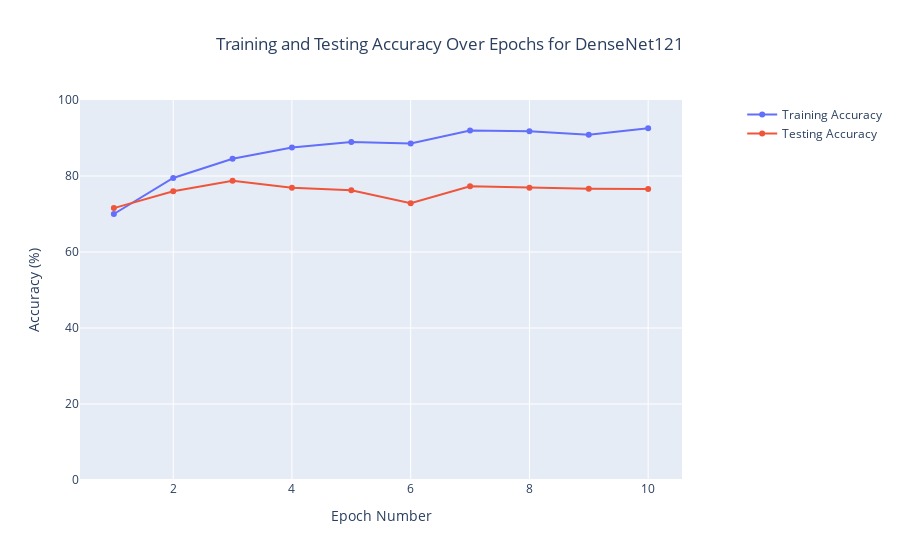

The code cell stored with this chart in its notebook:
### Code cell
import plotly.graph_objs as go

# Data
epochs = [1, 2, 3, 4, 5, 6, 7, 8, 9, 10]
train_accuracy = [69.996, 79.477, 84.523, 87.489, 88.932, 88.542, 91.976, 91.793, 90.870, 92.561]
test_accuracy = [71.555, 75.975, 78.731, 76.911, 76.235, 72.855, 77.275, 76.911, 76.651, 76.547]

# Create trace for training accuracy
trace_train = go.Scatter(x=epochs, y=train_accuracy, mode='lines+markers', name='Training Accuracy')

# Create trace for testing accuracy
trace_test = go.Scatter(x=epochs, y=test_accuracy, mode='lines+markers', name='Testing Accuracy')

# Create layout
layout = go.Layout(
    title='Training and Testing Accuracy Over Epochs for DenseNet121',
    title_x=0.5,  # Center the title horizontally
    xaxis=dict(title='Epoch Number'),
    yaxis=dict(title='Accuracy (%)', range=[0, 100]),
    legend=dict(x=1.1, y=1.0)
)

# Create figure
fig = go.Figure(data=[trace_train, trace_test], layout=layout)

# Show the figure
fig.show()

### Figure 1 — Plotly figure (JSON) as saved in the notebook; plotly's stock layout.template omitted (floating-point values rounded to 4 significant figures)
{"data": [{"mode": "lines+markers", "name": "Training Accuracy", "type": "scatter", "x": [1, 2, 3, 4, 5, 6, 7, 8, 9, 10], "y": [70.0, 79.48, 84.52, 87.49, 88.93, 88.54, 91.98, 91.79, 90.87, 92.56]}, {"mode": "lines+markers", "name": "Testing Accuracy", "type": "scatter", "x": [1, 2, 3, 4, 5, 6, 7, 8, 9, 10], "y": [71.56, 75.97, 78.73, 76.91, 76.23, 72.86, 77.28, 76.91, 76.65, 76.55]}], "layout": {"legend": {"x": 1.1, "y": 1}, "title": {"text": "Training and Testing Accuracy Over Epochs for DenseNet121", "x": 0.5}, "xaxis": {"title": {"text": "Epoch Number"}}, "yaxis": {"range": [0, 100], "title": {"text": "Accuracy (%)"}}}}
